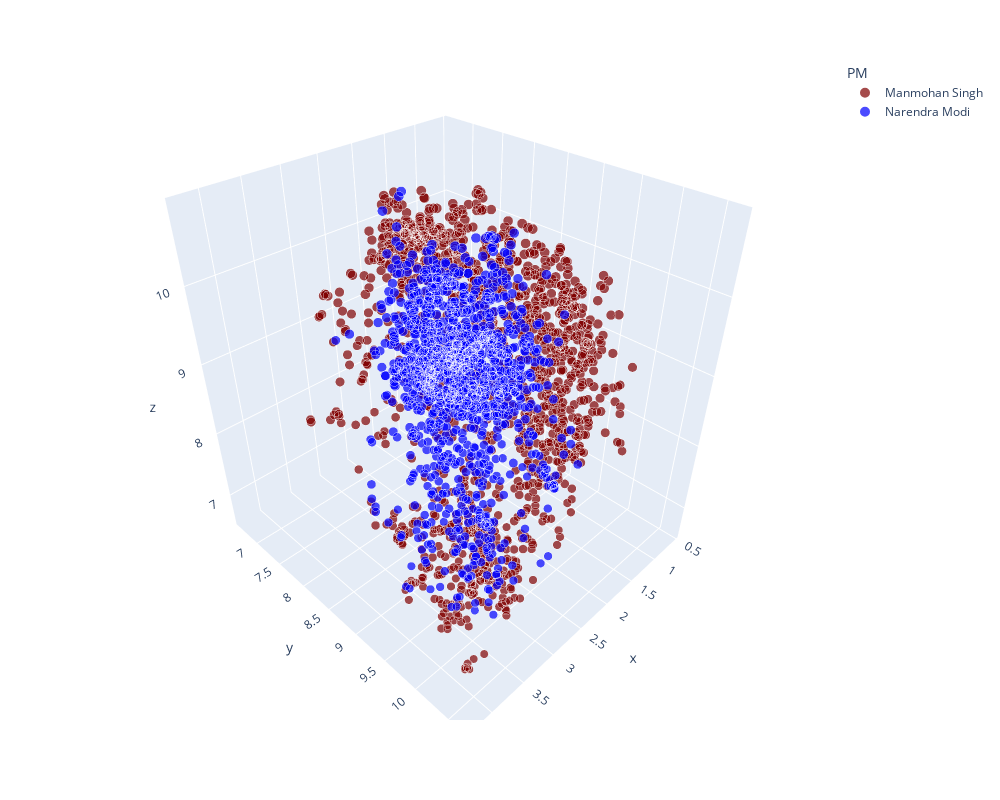

Notebook cell for this chart:
### Code cell
# Set the 'z' column values to 1 for rows up to index 1351
df_umap.loc[:1351, 'PM'] = 'Manmohan Singh'

# Set the 'z' column values to 2 for rows starting from index 1351
df_umap.loc[1351:, 'PM'] = 'Narendra Modi'

fig = px.scatter_3d(
    df_umap,  # DataFrame containing the data
    x='x',          # Column name for the x-axis values
    y='y',          # Column name for the y-axis values
    z='z',          # Column name for the z-axis values
    color='PM',     # Column name for assigning colors based on cluster
    size='z',      # Column name for assigning marker size based on cluster
    size_max=10,
    color_discrete_sequence = ['maroon', 'blue']          
)

# Customize the layout of the figure
fig.update_layout(
    height=800,  # Set the height of the figure
    width=1000   # Set the width of the figure
)

# Display the plot
fig.show()

### Figure 1 — Plotly figure (JSON) as saved in the notebook; plotly's stock layout.template omitted (floating-point values rounded to 4 significant figures; data arrays with more than 128 entries replaced by an {"elided": "..."} marker saying what was removed)
{"data": [{"hovertemplate": "PM=Manmohan Singh<br>x=%{x}<br>y=%{y}<br>z=%{marker.size}<extra></extra>", "legendgroup": "Manmohan Singh", "marker": {"color": "maroon", "size": {"elided": "1351 float values"}, "sizemode": "area", "sizeref": 0.1085, "symbol": "circle"}, "mode": "markers", "name": "Manmohan Singh", "scene": "scene", "showlegend": true, "type": "scatter3d", "x": {"elided": "1351 float values"}, "y": {"elided": "1351 float values"}, "z": {"elided": "1351 float values"}}, {"hovertemplate": "PM=Narendra Modi<br>x=%{x}<br>y=%{y}<br>z=%{marker.size}<extra></extra>", "legendgroup": "Narendra Modi", "marker": {"color": "blue", "size": {"elided": "1182 float values"}, "sizemode": "area", "sizeref": 0.1085, "symbol": "circle"}, "mode": "markers", "name": "Narendra Modi", "scene": "scene", "showlegend": true, "type": "scatter3d", "x": {"elided": "1182 float values"}, "y": {"elided": "1182 float values"}, "z": {"elided": "1182 float values"}}], "layout": {"height": 800, "legend": {"itemsizing": "constant", "title": {"text": "PM"}, "tracegroupgap": 0}, "margin": {"t": 60}, "scene": {"domain": {"x": [0, 1], "y": [0, 1]}, "xaxis": {"title": {"text": "x"}}, "yaxis": {"title": {"text": "y"}}, "zaxis": {"title": {"text": "z"}}}, "width": 1000}}
